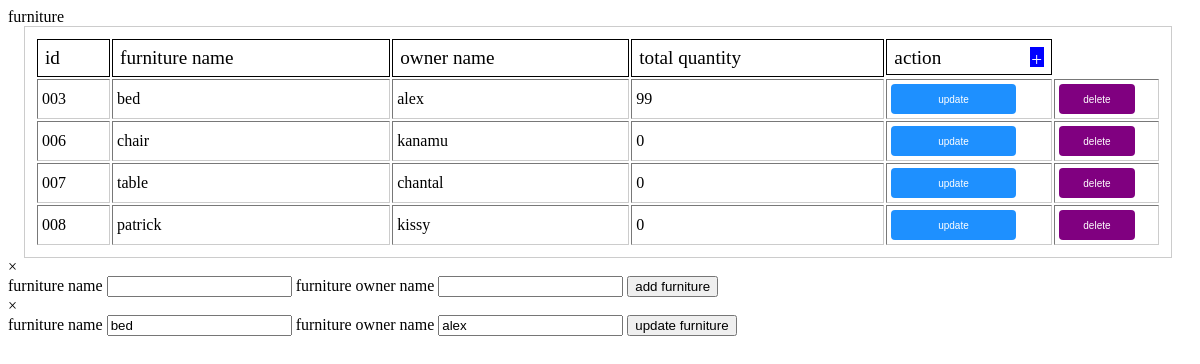
Screenshot of /PHP/f.php?idu=003 with the database file from the repository.
### tables this page shows
CREATE TABLE `funiture` (
  `furnitureid` int(3) UNSIGNED ZEROFILL NOT NULL,
  `furniturename` varchar(255) NOT NULL,
  `furnitureownername` varchar(100) NOT NULL,
  `totalimport` int(10) NOT NULL,
  `totalexport` int(10) NOT NULL
);

### PHP/f.php (the view, shortened to what this page needs)
<?php
include '../connect.php';
include '../updatefuniture.php';
$select1 = $conn->query("select*from funiture");
?>
<!DOCTYPE html>
<html lang="en">
<head>
    <link rel="stylesheet" href="../css/table.css">
</head>
<body>
    <div class="table">
        <div class="heads">furniture</div>
           <table border="1">
                <thead>
                    <td>id</td>
                    <td>furniture name</td>
                    <td>owner name</td>
                    <td>total quantity</td>
                    <td colspan="2" id="action">action  <div class="act">&plus;</div></td>
                </thead>
                <?php foreach($select1 as $x){?>
                <tr>
                    <td><?=$x['furnitureid']?></td>
                    <td><?=$x['furniturename']?></td>
                    <td><?=$x['furnitureownername']?></td>
                    <td><?=$x['totalimport']?></td>
                  <td><a href="?idu=<?=$x['furnitureid']?>"><button id="up">update</button></a></td>
                  <td><a href="?idd=<?=$x['furnitureid']?>"><button id="del">delete</button></a></td>
                </tr><?php }?>
            </table>
    <div class="form">
              <form action="../add/addf.php" method="post"><div class="close">&times</div>
                <label for="">furniture name</label>
                <input type="text" name="fname" id=""required>
                <label for="">furniture owner name</label>
                <input type="text" name="fownname" id=""required>
                <input type="submit" value="add furniture" name="add_funiture">
              </form>
            </div>
            <?php if (isset($_GET['idu'])) {
              ?>
              <div class="formu"> <?php update($conn,$_GET['idu']);?> </div>
            <?php }?>
    </div>
</body>
</html>

### updatefuniture.php (shortened to what this page needs)
<?php
function update($conn,$id){
    $select = $conn->query("select*from funiture where furnitureid='$id'");
    $row = mysqli_fetch_array($select);
    ?>
    <form action="../updatefuniture.php" method="post"><div class="close">&times</div>
        <label for="">furniture name</label>
        <input type="text" name="fname" id=""required value="<?=$row['furniturename']?>">
        <label for="">furniture owner name</label>
        <input type="text" name="fownname" id=""required value="<?=$row['furnitureownername']?>">
        <input type="submit" value="update furniture" name="update">
    </form>
    <?php
}
        ?><script>alert('furniture updated')

### CSS/table.css (style rules this page uses)
table { border:0.1px solid #ccc; width:100%; height:fit-content; padding:10px; background:transparent; border-radius:0px; margin-left: 1pc; width: 97%; }
table thead { border:none; height:30px; background:transparent; border-radius:6px; }
table thead td { padding:7px; font-weight: 100; font-size: 1.2pc; border: black solid 1px; border-radius:0px; background:transparent; }
table td { background:transparent; height:20px; padding:4px; border-radius:0px; }
#action { display: flex; justify-content: space-between; }
#up { width:80%; height:30px; padding:6px; border-radius:4px; background:dodgerblue; color:white; font-family:'loto',sans-serif; font-size:10px; cursor:pointer; }
#del { width:80%; height:30px; padding:6px; border-radius:4px; background:purple; color:white; font-family:'loto',sans-serif; font-size:10px; cursor:pointer; }
button { outline:none; border:none; }
.act { color: white; padding:0.1pc; cursor: pointer; align-items: center; align-items: center; background-color: blue; }

### rows the page displays
funiture: furnitureid "003", furniturename "bed", furnitureownername "alex", totalimport "99", fname "bed", fownname "alex"
funiture: furnitureid "006", furniturename "chair", furnitureownername "kanamu", totalimport "0"
funiture: furnitureid "007", furniturename "table", furnitureownername "chantal", totalimport "0"
funiture: furnitureid "008", furniturename "patrick", furnitureownername "kissy", totalimport "0"
